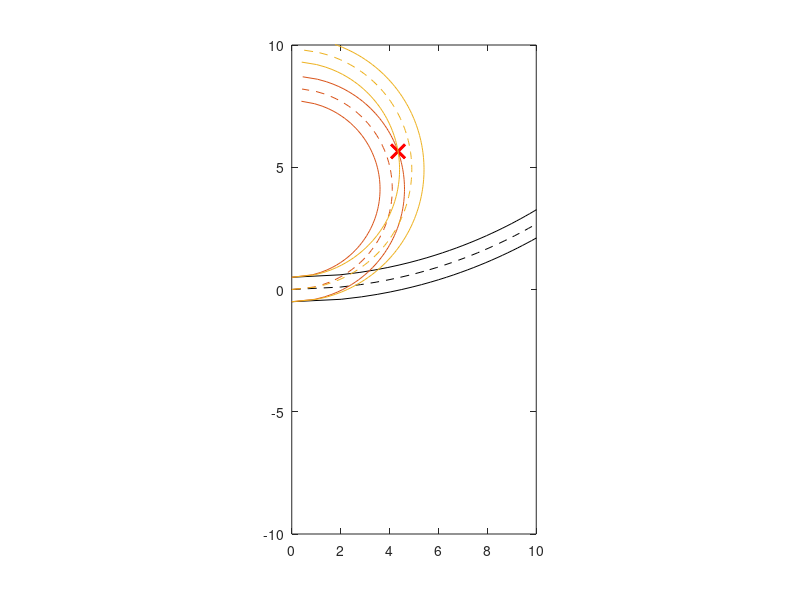

Source code (MATLAB):
% This code creates  obstacle at some random point in front of the robot.
% It then calculates the radius of the constant curvature path that
% intersects with that point. Finally, it plots the obstacle and the path.

%% Create 'num_obs' obstacles at random x,y locations in front of the robot.
num_obs = 1;
xmax = 10;
ymax = 10;
x_obs = xmax*rand(num_obs,1);
y_obs = 2*ymax*rand(num_obs,1)-ymax;

%% Define vehicle (max width and speed)
% Max width of vehicle
max_width = 1;
half_width = max_width/2;
% Commanded linear and angular velocity pre-obstacle avoidance
v_pre = 2;
omega_pre = .1;
R_pre = v_pre/omega_pre;

%% Calculate ideal omega for obstacle avoidance
% Calculate the radius of curvature of a circle that would just touch those
% points on the left or right side. R_right means that the robot passes the
% obstacle with the obstacle on the right, and opposite for R_left.
R_left = ((x_obs).^2+(y_obs+half_width).^2)./(2*(y_obs+half_width))-half_width;
R_right = ((x_obs).^2+(y_obs-half_width).^2)./(2*(y_obs-half_width))+half_width;
R_pos = [R_left; R_right];
% Possible values of omega
omega_pos = v_pre./R_pos;

omega_max_left = min(omega_pos(omega_pos-omega_pre<0));
omega_max_right = max(omega_pos(omega_pos-omega_pre>0));

% Of the possible omegas, we want to choose the best according to the
% following criteria:
% 1.) If there are no obstacles in the current path, keep the current omega
% 2.) If there are 1 or more obstacles in the path
omega_new = omega_pos(min(abs(omega_pos-omega_pre))==abs(omega_pos-omega_pre));
delta_omega = omega_new-omega_pre;
R_new = R_pos(min(abs(omega_pos-omega_pre))==abs(omega_pos-omega_pre));

%% Plot the obstacles and the paths to reach them
figure(1)
cols = get(gca,'colororder');
% Plot the original path in black
y_mid = 0:sign(R_pre)*0.1:2*R_pre;
y_left = -half_width:sign(R_pre+half_width-(-half_width))*0.1:2*R_pre+half_width;
y_right = half_width:sign(R_pre+half_width-(-half_width))*0.1:2*R_pre-half_width;

x_mid = abs(sqrt(2*R_pre-y_mid).* sqrt(y_mid));
x_left  = abs(sqrt(half_width+2*R_pre-y_left ).*sqrt(half_width+y_left ));
x_right = abs(sqrt(half_width-2*R_pre+y_right).*sqrt(half_width-y_right));

plot(x_mid,y_mid,'--','Color',[0 0 0])
hold on
plot(x_left,y_left,'Color',[0 0 0])
plot(x_right,y_right,'Color',[0 0 0])

for i = 1:num_obs
    y_mid = 0:sign(R_left(i)+half_width-(-half_width))*0.1:2*R_left(i);
    y_left = -half_width:sign(R_left(i)+half_width-(-half_width))*0.1:2*R_left(i)+half_width;
    y_right = half_width:sign(R_left(i)+half_width-(-half_width))*0.1:2*R_left(i)-half_width;
    
    x_mid   = abs( sqrt(              2*R_left(i) - y_mid   ) .* sqrt(              y_mid   ));
    x_left  = abs( sqrt( half_width + 2*R_left(i) - y_left  ) .* sqrt( half_width + y_left  ));
    x_right = abs( sqrt( half_width - 2*R_left(i) + y_right ) .* sqrt( half_width - y_right ));
    
    plot(x_obs(i),y_obs(i),'xr','MarkerSize',10,'LineWidth',2)
    plot(x_mid,y_mid,'--','Color',cols(mod(i,7)+1,:))
    plot(x_left,y_left,'Color',cols(mod(i,7)+1,:))
    plot(x_right,y_right,'Color',cols(mod(i,7)+1,:))
end
for i = 1:num_obs
    y_mid = 0:sign(R_right(i)+half_width-(-half_width))*0.1:2*R_right(i);
    y_left = -half_width:sign(R_right(i)+half_width-(-half_width))*0.1:2*R_right(i)+half_width;
    y_right = half_width:sign(R_right(i)+half_width-(-half_width))*0.1:2*R_right(i)-half_width;
    
    x_mid   = abs( sqrt(              2*R_right(i) - y_mid   ) .* sqrt(              y_mid   ));
    x_left  = abs( sqrt( half_width + 2*R_right(i) - y_left  ) .* sqrt( half_width + y_left  ));
    x_right = abs( sqrt( half_width - 2*R_right(i) + y_right ) .* sqrt( half_width - y_right ));
    
    plot(x_obs(i),y_obs(i),'xr','MarkerSize',10,'LineWidth',2)
    plot(x_mid,y_mid,'--','Color',cols(mod(i+num_obs,7)+1,:))
    plot(x_left,y_left,'Color',cols(mod(i+num_obs,7)+1,:))
    plot(x_right,y_right,'Color',cols(mod(i+num_obs,7)+1,:))
end
hold off
axis equal
xlim([0 xmax])
ylim([-ymax ymax])